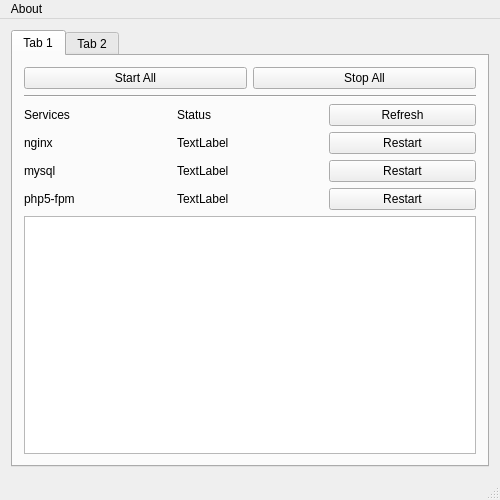
<?xml version="1.0" encoding="UTF-8"?>
<ui version="4.0">
 <class>MainWindow</class>
 <widget class="QMainWindow" name="MainWindow">
  <property name="enabled">
   <bool>true</bool>
  </property>
  <property name="geometry">
   <rect>
    <x>0</x>
    <y>0</y>
    <width>500</width>
    <height>500</height>
   </rect>
  </property>
  <property name="maximumSize">
   <size>
    <width>500</width>
    <height>500</height>
   </size>
  </property>
  <property name="mouseTracking">
   <bool>false</bool>
  </property>
  <property name="windowTitle">
   <string>MainWindow</string>
  </property>
  <property name="autoFillBackground">
   <bool>true</bool>
  </property>
  <widget class="QWidget" name="centralWidget">
   <layout class="QHBoxLayout" name="horizontalLayout">
    <item>
     <widget class="QTabWidget" name="tabWidget">
      <widget class="QWidget" name="tab">
       <attribute name="title">
        <string>Tab 1</string>
       </attribute>
       <layout class="QVBoxLayout" name="verticalLayout">
        <item>
         <layout class="QHBoxLayout" name="horizontalLayout_2">
          <item>
           <widget class="QPushButton" name="pushButton">
            <property name="text">
             <string>Start All</string>
            </property>
           </widget>
          </item>
          <item>
           <widget class="QPushButton" name="pushButton_2">
            <property name="text">
             <string>Stop All</string>
            </property>
           </widget>
          </item>
         </layout>
        </item>
        <item>
         <widget class="Line" name="line">
          <property name="orientation">
           <enum>Qt::Horizontal</enum>
          </property>
         </widget>
        </item>
        <item>
         <layout class="QGridLayout" name="gridLayout">
          <item row="2" column="0">
           <widget class="QLabel" name="label_4">
            <property name="text">
             <string>mysql </string>
            </property>
           </widget>
          </item>
          <item row="0" column="0">
           <widget class="QLabel" name="label">
            <property name="text">
             <string>Services</string>
            </property>
           </widget>
          </item>
          <item row="2" column="2">
           <widget class="QPushButton" name="mysql">
            <property name="text">
             <string>Restart</string>
            </property>
           </widget>
          </item>
          <item row="1" column="2">
           <widget class="QPushButton" name="pushButton_4">
            <property name="text">
             <string>Restart</string>
            </property>
           </widget>
          </item>
          <item row="2" column="1">
           <widget class="QLabel" name="label_5">
            <property name="text">
             <string>TextLabel</string>
            </property>
           </widget>
          </item>
          <item row="3" column="1">
           <widget class="QLabel" name="label_7">
            <property name="text">
             <string>TextLabel</string>
            </property>
           </widget>
          </item>
          <item row="3" column="2">
           <widget class="QPushButton" name="php5">
            <property name="text">
             <string>Restart</string>
            </property>
           </widget>
          </item>
          <item row="1" column="0">
           <widget class="QLabel" name="label_2">
            <property name="text">
             <string>nginx</string>
            </property>
           </widget>
          </item>
          <item row="1" column="1">
           <widget class="QLabel" name="label_3">
            <property name="text">
             <string>TextLabel</string>
            </property>
           </widget>
          </item>
          <item row="3" column="0">
           <widget class="QLabel" name="label_6">
            <property name="text">
             <string>php5-fpm</string>
            </property>
           </widget>
          </item>
          <item row="0" column="2">
           <widget class="QPushButton" name="pushButton_3">
            <property name="text">
             <string>Refresh</string>
            </property>
           </widget>
          </item>
          <item row="0" column="1">
           <widget class="QLabel" name="label_8">
            <property name="text">
             <string>Status</string>
            </property>
           </widget>
          </item>
         </layout>
        </item>
        <item>
         <widget class="QTextBrowser" name="textBrowser"/>
        </item>
       </layout>
      </widget>
      <widget class="QWidget" name="tab_2">
       <attribute name="title">
        <string>Tab 2</string>
       </attribute>
      </widget>
     </widget>
    </item>
   </layout>
  </widget>
  <widget class="QMenuBar" name="menuBar">
   <property name="geometry">
    <rect>
     <x>0</x>
     <y>0</y>
     <width>500</width>
     <height>23</height>
    </rect>
   </property>
   <widget class="QMenu" name="menuAbout">
    <property name="title">
     <string>About</string>
    </property>
   </widget>
   <addaction name="menuAbout"/>
  </widget>
  <widget class="QStatusBar" name="statusBar"/>
 </widget>
 <layoutdefault spacing="6" margin="11"/>
 <resources/>
 <connections/>
</ui>
